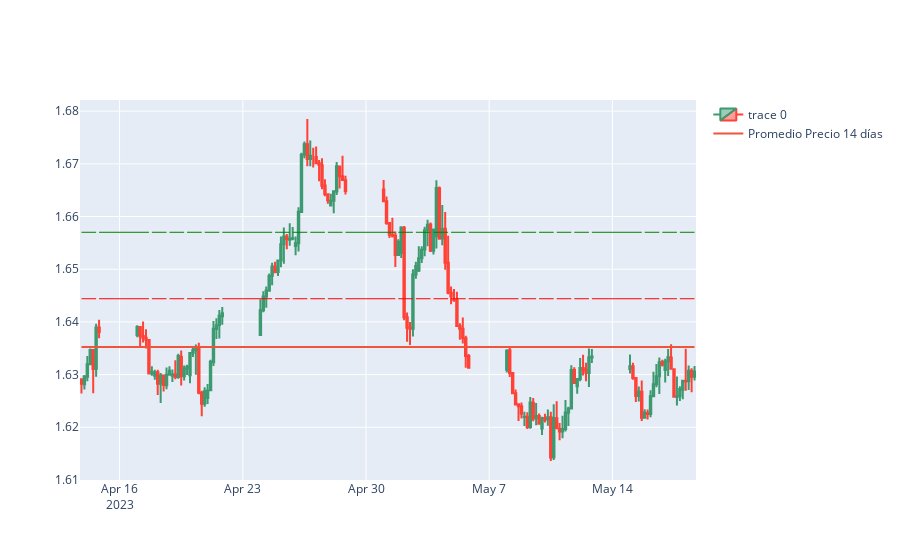

Source (notebook cell):
### Code cell
# Obtener los últimos 25 días de datos
ultimos_25_dias = df[-25 * 6:]

# Crear el gráfico de velas
fig = go.Figure(data=[go.Candlestick(x=ultimos_25_dias.index,
                                     open=ultimos_25_dias['open'],
                                     high=ultimos_25_dias['high'],
                                     low=ultimos_25_dias['low'],
                                     close=ultimos_25_dias['close'])])

# Agregar líneas horizontales para el promedio del precio de 14 días, precio al 70% y precio al 30%
fig.add_trace(go.Scatter(x=ultimos_25_dias.index,
                         y=[promedio_precio_14_dias] * len(ultimos_25_dias),
                         mode='lines',
                         name='Promedio Precio 14 días'))

for i in range(len(ultimos_25_dias) // 6):
    start_idx = i * 6
    end_idx = (i + 1) * 6 - 1

    precio_70_percent = promedio_precio_14_dias + ganancias_promedio_14_dias * 0.7
    fig.add_shape(type="line",
                  x0=ultimos_25_dias.index[start_idx],
                  x1=ultimos_25_dias.index[end_idx],
                  y0=precio_70_percent,
                  y1=precio_70_percent,
                  line=dict(color='red', width=1))

    precio_30_percent = promedio_precio_14_dias - pérdidas_promedio_14_dias * 0.3
    fig.add_shape(type="line",
                  x0=ultimos_25_dias.index[start_idx],
                  x1=ultimos_25_dias.index[end_idx],
                  y0=precio_30_percent,
                  y1=precio_30_percent,
                  line=dict(color='green', width=1))

# Actualizar las etiquetas del eje x para que se muestren las fechas
fig.update_layout(xaxis_rangeslider_visible=False,
                  xaxis=dict(type='date'))

# Mostrar el gráfico
fig.show()

### Figure 1 — Plotly figure (JSON) as saved in the notebook; plotly's stock layout.template omitted (floating-point values rounded to 4 significant figures; data arrays with more than 128 entries replaced by an {"elided": "..."} marker saying what was removed)
{"data": [{"close": {"elided": "150 float values"}, "high": {"elided": "150 float values"}, "low": {"elided": "150 float values"}, "open": {"elided": "150 float values"}, "type": "candlestick", "x": {"elided": "150 str values"}}, {"mode": "lines", "name": "Promedio Precio 14 días", "type": "scatter", "x": {"elided": "150 str values"}, "y": {"elided": "150 float values"}}], "layout": {"shapes": [{"line": {"color": "red", "width": 1}, "type": "line", "x0": "2023-04-13T20:00:00", "x1": "2023-04-14T16:00:00", "y0": 1.644, "y1": 1.644}, {"line": {"color": "green", "width": 1}, "type": "line", "x0": "2023-04-13T20:00:00", "x1": "2023-04-14T16:00:00", "y0": 1.657, "y1": 1.657}, {"line": {"color": "red", "width": 1}, "type": "line", "x0": "2023-04-14T20:00:00", "x1": "2023-04-17T16:00:00", "y0": 1.644, "y1": 1.644}, {"line": {"color": "green", "width": 1}, "type": "line", "x0": "2023-04-14T20:00:00", "x1": "2023-04-17T16:00:00", "y0": 1.657, "y1": 1.657}, {"line": {"color": "red", "width": 1}, "type": "line", "x0": "2023-04-17T20:00:00", "x1": "2023-04-18T16:00:00", "y0": 1.644, "y1": 1.644}, {"line": {"color": "green", "width": 1}, "type": "line", "x0": "2023-04-17T20:00:00", "x1": "2023-04-18T16:00:00", "y0": 1.657, "y1": 1.657}, {"line": {"color": "red", "width": 1}, "type": "line", "x0": "2023-04-18T20:00:00", "x1": "2023-04-19T16:00:00", "y0": 1.644, "y1": 1.644}, {"line": {"color": "green", "width": 1}, "type": "line", "x0": "2023-04-18T20:00:00", "x1": "2023-04-19T16:00:00", "y0": 1.657, "y1": 1.657}, {"line": {"color": "red", "width": 1}, "type": "line", "x0": "2023-04-19T20:00:00", "x1": "2023-04-20T16:00:00", "y0": 1.644, "y1": 1.644}, {"line": {"color": "green", "width": 1}, "type": "line", "x0": "2023-04-19T20:00:00", "x1": "2023-04-20T16:00:00", "y0": 1.657, "y1": 1.657}, {"line": {"color": "red", "width": 1}, "type": "line", "x0": "2023-04-20T20:00:00", "x1": "2023-04-21T16:00:00", "y0": 1.644, "y1": 1.644}, {"line": {"color": "green", "width": 1}, "type": "line", "x0": "2023-04-20T20:00:00", "x1": "2023-04-21T16:00:00", "y0": 1.657, "y1": 1.657}, {"line": {"color": "red", "width": 1}, "type": "line", "x0": "2023-04-21T20:00:00", "x1": "2023-04-24T16:00:00", "y0": 1.644, "y1": 1.644}, {"line": {"color": "green", "width": 1}, "type": "line", "x0": "2023-04-21T20:00:00", "x1": "2023-04-24T16:00:00", "y0": 1.657, "y1": 1.657}, {"line": {"color": "red", "width": 1}, "type": "line", "x0": "2023-04-24T20:00:00", "x1": "2023-04-25T16:00:00", "y0": 1.644, "y1": 1.644}, {"line": {"color": "green", "width": 1}, "type": "line", "x0": "2023-04-24T20:00:00", "x1": "2023-04-25T16:00:00", "y0": 1.657, "y1": 1.657}, {"line": {"color": "red", "width": 1}, "type": "line", "x0": "2023-04-25T20:00:00", "x1": "2023-04-26T16:00:00", "y0": 1.644, "y1": 1.644}, {"line": {"color": "green", "width": 1}, "type": "line", "x0": "2023-04-25T20:00:00", "x1": "2023-04-26T16:00:00", "y0": 1.657, "y1": 1.657}, {"line": {"color": "red", "width": 1}, "type": "line", "x0": "2023-04-26T20:00:00", "x1": "2023-04-27T16:00:00", "y0": 1.644, "y1": 1.644}, {"line": {"color": "green", "width": 1}, "type": "line", "x0": "2023-04-26T20:00:00", "x1": "2023-04-27T16:00:00", "y0": 1.657, "y1": 1.657}, {"line": {"color": "red", "width": 1}, "type": "line", "x0": "2023-04-27T20:00:00", "x1": "2023-04-28T16:00:00", "y0": 1.644, "y1": 1.644}, {"line": {"color": "green", "width": 1}, "type": "line", "x0": "2023-04-27T20:00:00", "x1": "2023-04-28T16:00:00", "y0": 1.657, "y1": 1.657}, {"line": {"color": "red", "width": 1}, "type": "line", "x0": "2023-04-28T20:00:00", "x1": "2023-05-01T16:00:00", "y0": 1.644, "y1": 1.644}, {"line": {"color": "green", "width": 1}, "type": "line", "x0": "2023-04-28T20:00:00", "x1": "2023-05-01T16:00:00", "y0": 1.657, "y1": 1.657}, {"line": {"color": "red", "width": 1}, "type": "line", "x0": "2023-05-01T20:00:00", "x1": "2023-05-02T16:00:00", "y0": 1.644, "y1": 1.644}, {"line": {"color": "green", "width": 1}, "type": "line", "x0": "2023-05-01T20:00:00", "x1": "2023-05-02T16:00:00", "y0": 1.657, "y1": 1.657}, {"line": {"color": "red", "width": 1}, "type": "line", "x0": "2023-05-02T20:00:00", "x1": "2023-05-03T16:00:00", "y0": 1.644, "y1": 1.644}, {"line": {"color": "green", "width": 1}, "type": "line", "x0": "2023-05-02T20:00:00", "x1": "2023-05-03T16:00:00", "y0": 1.657, "y1": 1.657}, {"line": {"color": "red", "width": 1}, "type": "line", "x0": "2023-05-03T20:00:00", "x1": "2023-05-04T16:00:00", "y0": 1.644, "y1": 1.644}, {"line": {"color": "green", "width": 1}, "type": "line", "x0": "2023-05-03T20:00:00", "x1": "2023-05-04T16:00:00", "y0": 1.657, "y1": 1.657}, {"line": {"color": "red", "width": 1}, "type": "line", "x0": "2023-05-04T20:00:00", "x1": "2023-05-05T16:00:00", "y0": 1.644, "y1": 1.644}, {"line": {"color": "green", "width": 1}, "type": "line", "x0": "2023-05-04T20:00:00", "x1": "2023-05-05T16:00:00", "y0": 1.657, "y1": 1.657}, {"line": {"color": "red", "width": 1}, "type": "line", "x0": "2023-05-05T20:00:00", "x1": "2023-05-08T16:00:00", "y0": 1.644, "y1": 1.644}, {"line": {"color": "green", "width": 1}, "type": "line", "x0": "2023-05-05T20:00:00", "x1": "2023-05-08T16:00:00", "y0": 1.657, "y1": 1.657}, {"line": {"color": "red", "width": 1}, "type": "line", "x0": "2023-05-08T20:00:00", "x1": "2023-05-09T16:00:00", "y0": 1.644, "y1": 1.644}, {"line": {"color": "green", "width": 1}, "type": "line", "x0": "2023-05-08T20:00:00", "x1": "2023-05-09T16:00:00", "y0": 1.657, "y1": 1.657}, {"line": {"color": "red", "width": 1}, "type": "line", "x0": "2023-05-09T20:00:00", "x1": "2023-05-10T16:00:00", "y0": 1.644, "y1": 1.644}, {"line": {"color": "green", "width": 1}, "type": "line", "x0": "2023-05-09T20:00:00", "x1": "2023-05-10T16:00:00", "y0": 1.657, "y1": 1.657}, {"line": {"color": "red", "width": 1}, "type": "line", "x0": "2023-05-10T20:00:00", "x1": "2023-05-11T16:00:00", "y0": 1.644, "y1": 1.644}, {"line": {"color": "green", "width": 1}, "type": "line", "x0": "2023-05-10T20:00:00", "x1": "2023-05-11T16:00:00", "y0": 1.657, "y1": 1.657}, {"line": {"color": "red", "width": 1}, "type": "line", "x0": "2023-05-11T20:00:00", "x1": "2023-05-12T16:00:00", "y0": 1.644, "y1": 1.644}, {"line": {"color": "green", "width": 1}, "type": "line", "x0": "2023-05-11T20:00:00", "x1": "2023-05-12T16:00:00", "y0": 1.657, "y1": 1.657}, {"line": {"color": "red", "width": 1}, "type": "line", "x0": "2023-05-12T20:00:00", "x1": "2023-05-15T16:00:00", "y0": 1.644, "y1": 1.644}, {"line": {"color": "green", "width": 1}, "type": "line", "x0": "2023-05-12T20:00:00", "x1": "2023-05-15T16:00:00", "y0": 1.657, "y1": 1.657}, {"line": {"color": "red", "width": 1}, "type": "line", "x0": "2023-05-15T20:00:00", "x1": "2023-05-16T16:00:00", "y0": 1.644, "y1": 1.644}, {"line": {"color": "green", "width": 1}, "type": "line", "x0": "2023-05-15T20:00:00", "x1": "2023-05-16T16:00:00", "y0": 1.657, "y1": 1.657}, {"line": {"color": "red", "width": 1}, "type": "line", "x0": "2023-05-16T20:00:00", "x1": "2023-05-17T16:00:00", "y0": 1.644, "y1": 1.644}, {"line": {"color": "green", "width": 1}, "type": "line", "x0": "2023-05-16T20:00:00", "x1": "2023-05-17T16:00:00", "y0": 1.657, "y1": 1.657}, {"line": {"color": "red", "width": 1}, "type": "line", "x0": "2023-05-17T20:00:00", "x1": "2023-05-18T16:00:00", "y0": 1.644, "y1": 1.644}, {"line": {"color": "green", "width": 1}, "type": "line", "x0": "2023-05-17T20:00:00", "x1": "2023-05-18T16:00:00", "y0": 1.657, "y1": 1.657}], "xaxis": {"rangeslider": {"visible": false}, "type": "date"}}}
